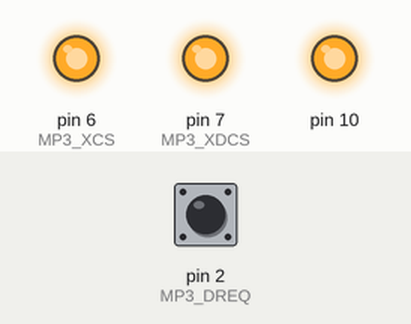
The sketch below on a simulated Arduino Uno, built with avr-gcc and run on an emulated ATmega328P. Parts: output pins drawn as LEDs (lit = HIGH). The test bench sets the inputs (shaded band); at power-on: pin 2 (MP3_DREQ) HIGH. Random numbers use the default seed unless the sketch sets one; pins used as bus, display or sensor lines are not drawn.

Above: at 0.2 s.
Timing chart, 0 to 1.7 s (numbered marks = the images above):
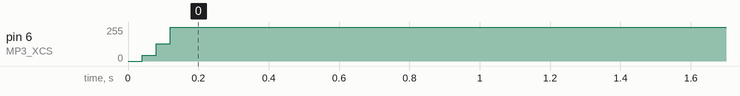

Measured:
- by itself, pin 6 (MP3_XCS): 45/255 → 255/255 at 0.08 s

The sketch:

DSP_Karplus_Sine.ino
```cpp
// VS1053b DSP code hack - Karplus strong with sine distortion shaper //

#include <SPI.h>

#define MP3_XCS   6
#define MP3_XDCS  7
#define MP3_DREQ  2
#define MP3_RST   8

//VS10xx SCI Registers
#define SCI_MODE        0x00
#define SCI_STATUS      0x01
#define SCI_BASS        0x02
#define SCI_CLOCKF      0x03
#define SCI_DECODE_TIME 0x04
#define SCI_AUDATA      0x05
#define SCI_WRAM        0x06
#define SCI_WRAMADDR    0x07
#define SCI_HDAT0       0x08
#define SCI_HDAT1       0x09
#define SCI_AIADDR      0x0A
#define SCI_VOL         0x0B
#define SCI_AICTRL0     0x0C
#define SCI_AICTRL1     0x0D
#define SCI_AICTRL2     0x0E
#define SCI_AICTRL3     0x0F

#define BPM 120


void setup() {

  pinMode(MP3_RST, OUTPUT);
  pinMode(MP3_DREQ, INPUT);
  pinMode(MP3_XCS, OUTPUT);
  pinMode(MP3_XDCS, OUTPUT);

  SPI.begin();

  SPI.setClockDivider(SPI_CLOCK_DIV16); // SPI speed 1MHz (16MHz / 16 = 1MHz)
  SPI.transfer(0xFF);

  digitalWrite(MP3_RST, HIGH);
  digitalWrite(MP3_XCS, HIGH);
  digitalWrite(MP3_XDCS, HIGH);

  load_code();

  WriteRegister(SCI_CLOCKF, 0x8BE8);    // set multiplier to 3.5x
  WriteRegister(SCI_VOL, 0x4F4F);       // left, right volume 0xFE-0x0
  WriteRegister(SCI_BASS, 0x0000);      // bass, treble control

  SPI.setClockDivider(SPI_CLOCK_DIV4);  // set SPI speed 4MHz (16MHz / 4 = 4MHz)

  WriteRegister(SCI_AUDATA, 0xAC44);    // set sample rate 44100 Hz
  WriteRegister(SCI_AIADDR, 0x50);      // plugin enable

}


void loop() {

  uint16_t tune = random(16, 512);
  uint16_t lowpass = random(1, 10);
  uint16_t shape = random(110, 2200);

  WriteRegister(SCI_AICTRL0, 1); // trigg on
  WriteRegister(SCI_AICTRL1, tune); // tune frequency
  WriteRegister(SCI_AICTRL2, lowpass); // low pass filter
  WriteRegister(SCI_AICTRL3, shape); // sine freq shaper

  delay(1);

  WriteRegister(SCI_AICTRL0, 0); // trigg off

  int tempo = 60000 / BPM;
  delay((tempo / 2) - 1);

}

void WriteRegister(char address, int data){

  while(!digitalRead(MP3_DREQ));
  digitalWrite(MP3_XCS, LOW);
  SPI.transfer(0x02);
  SPI.transfer(address);
  SPI.transfer((data >> 8) & 0xFF);
  SPI.transfer(data & 0xFF);
  while(!digitalRead(MP3_DREQ));
  digitalWrite(MP3_XCS, HIGH);

}

int ReadRegister(char address){

  while(!digitalRead(MP3_DREQ));
  digitalWrite(MP3_XCS, LOW);
  SPI.transfer(0x03);
  SPI.transfer(address);
  char response1 = SPI.transfer(0xFF);
  while(!digitalRead(MP3_DREQ));
  char response2 = SPI.transfer(0xFF);
  while(!digitalRead(MP3_DREQ));
  digitalWrite(MP3_XCS, HIGH);
  int resultvalue = response1 << 8;
  resultvalue |= response2;
  return resultvalue;

}

#define PLUGIN_SIZE 1207

const static word plugin[PLUGIN_SIZE] PROGMEM = {

  0x0007,0x0001, /*copy 1*/
	0x8050,
	0x0006,0x049e, /*copy 1182*/
	0x0030,0x0697,0x3700,0x0024,0x0000,0x0801,0xc010,0x0024,
	0x3f00,0x0024,0x2800,0x3c00,0x0006,0x2016,0x3613,0x0024,
	0x3e12,0x0024,0x3e05,0xb814,0x3615,0x0024,0x3e00,0xf844,
	0x2900,0x9b80,0x3e01,0x7806,0x4c86,0x0024,0x001f,0xffc1,
	0x1fff,0xffc0,0x2915,0x46c0,0xbdc2,0x0024,0x3493,0x184c,
	0x3e10,0x0024,0x3e10,0x4024,0x3e00,0x8024,0x3410,0x0024,
	0x3410,0x4024,0x3410,0x8024,0x3411,0x0024,0x3411,0x4024,
	0x2915,0xa580,0x3421,0x8024,0x418a,0x4004,0x428c,0x1bc2,
	0x36f0,0x4024,0x2915,0x9900,0x36f0,0x0024,0x0000,0x0806,
	0xb888,0x130c,0x2915,0xb780,0x0010,0x0005,0x3411,0x0024,
	0x3411,0x4024,0x2915,0xa940,0x3421,0x8024,0x36f1,0x5806,
	0x36f0,0xd804,0x3405,0x9014,0x36f3,0x0024,0x36f2,0x0024,
	0x2000,0x0000,0x0000,0x0024,0x3613,0x0024,0x3e12,0x0024,
	0x3e05,0xb814,0x3615,0x0024,0x3e00,0x3841,0x3e00,0xb850,
	0x0007,0x9250,0x3e14,0x7812,0xb880,0x930c,0x3800,0x0024,
	0x0030,0x00d0,0x3440,0x0024,0x2908,0x6400,0x3800,0x0024,
	0x003f,0xfcc1,0x0030,0x0050,0x3000,0x134c,0xb010,0x0024,
	0x38f0,0x0024,0x3430,0x8024,0x6284,0x0000,0x0010,0x0001,
	0x2800,0x3b85,0x0000,0x0024,0x002f,0xffc1,0xb010,0x0024,
	0x3800,0x0024,0x000b,0x4000,0x0006,0xc490,0x2908,0x7f80,
	0x3009,0x2000,0x0015,0xbd51,0x0030,0x0ad0,0x3800,0x0024,
	0x0000,0x01c0,0x2915,0x8300,0x0006,0xc050,0x0000,0x0300,
	0xb882,0x0024,0x2914,0xbec0,0x0006,0x6410,0x0001,0x0000,
	0x0030,0x0350,0x6284,0x2080,0x0000,0x0100,0x2800,0x2d05,
	0x3800,0x0024,0xf202,0x0000,0xc010,0x0024,0x3800,0x0024,
	0x0030,0x0390,0x3000,0x0024,0x6080,0x0024,0x0006,0x6552,
	0x2800,0x2f55,0x1fe0,0x0040,0x003f,0xffc0,0x3800,0x0024,
	0x1fe0,0x0040,0x0006,0x6410,0x3870,0x138c,0x3a00,0x00cc,
	0x0000,0x00c0,0x0030,0x03d2,0x3200,0x4024,0xb100,0x0024,
	0x002e,0xe001,0x3800,0x0024,0x3420,0x0024,0x6012,0x0024,
	0x0017,0x7001,0x2800,0x3a85,0x6012,0x0024,0x000b,0xb801,
	0x2800,0x3985,0x6010,0x0024,0x0000,0x01c0,0x2800,0x35d5,
	0x0030,0x1090,0x3800,0x0024,0x0000,0x0080,0x0030,0x0050,
	0x3000,0x4024,0xc100,0x0024,0x3800,0x0024,0x0000,0x0000,
	0x0006,0x9f90,0x3009,0x2000,0x0006,0x9f50,0xb880,0xa000,
	0x0006,0x9fd0,0x3009,0x2000,0x36f4,0x5812,0x36f0,0x9810,
	0x36f0,0x1801,0x3405,0x9014,0x36f3,0x0024,0x36f2,0x0024,
	0x2000,0x0000,0x0000,0x0024,0x0000,0x01c0,0x0030,0x1090,
	0x2800,0x35c0,0x3800,0x0024,0x0000,0x0140,0x0030,0x1090,
	0x2800,0x35c0,0x3800,0x0024,0x2800,0x2700,0xc010,0x0024,
	0x3613,0x0024,0x3e12,0x0024,0x3e05,0xb814,0x3675,0x0024,
	0x2912,0x1300,0x3623,0x0024,0x0007,0x9250,0xb880,0x0024,
	0x2912,0x1180,0x3800,0x0024,0x0018,0x0000,0x0000,0x0084,
	0x3613,0x0024,0x6890,0x3840,0x3e10,0x0024,0x002e,0xe000,
	0x2900,0x2080,0x3e00,0x0024,0x36e3,0x0024,0x2908,0xbe80,
	0x002e,0xe005,0x0000,0x0241,0x0030,0x0690,0x3000,0x0024,
	0xc010,0x0024,0xb882,0x2000,0x0000,0x0000,0x0006,0xa050,
	0x3009,0x2000,0x0000,0x0100,0x0006,0xa010,0x3009,0x2000,
	0x0004,0x0000,0x2915,0x7ac0,0x0000,0x0010,0x2912,0x1300,
	0x0000,0x0024,0x0030,0x0310,0x6890,0x0001,0x6106,0x0024,
	0x0000,0x0024,0x2800,0x5395,0x0000,0x0024,0x0000,0x0003,
	0x0000,0x8000,0x6300,0x184c,0x0010,0x0001,0x2800,0x4c98,
	0xb880,0x0024,0x0000,0x0000,0x0002,0x0385,0x6894,0x3840,
	0x3e10,0x4024,0x4112,0x3842,0xb884,0x3840,0x3e10,0x4024,
	0x2900,0x15c0,0x3e00,0x8024,0x4338,0x9a8c,0x4348,0x0024,
	0x4548,0x0024,0x6396,0x4110,0x3810,0x0024,0x3810,0x4024,
	0x2800,0x4700,0x38e0,0x8024,0x0030,0x0390,0x6894,0x3840,
	0x3e10,0x4024,0x3e00,0x8024,0x2915,0x4600,0x3000,0x0024,
	0x418a,0x4004,0x428c,0x1bc2,0x36f0,0x4024,0x2915,0xb780,
	0x36f0,0x0024,0x0003,0x84d0,0x3810,0x0024,0x0000,0x7fc0,
	0x3810,0x4024,0x38e0,0x8024,0x0030,0x0350,0x3000,0x4024,
	0x0003,0x8490,0xb100,0x0024,0x3800,0x0024,0x0030,0x03d0,
	0x3000,0x0024,0x0002,0x0010,0x3810,0x0024,0x003f,0xffc0,
	0x3810,0x0024,0x3800,0x0024,0x2912,0x0ec0,0x3613,0x0024,
	0xf400,0x4001,0x0000,0x0100,0x6106,0x0024,0x0000,0x0024,
	0x2800,0x4549,0x0000,0x0024,0x3423,0x184c,0xf400,0x4512,
	0xf400,0x4510,0x2912,0x1f80,0x34e3,0x0024,0x0000,0x0003,
	0x0000,0x0080,0x6300,0x108c,0x0000,0x0080,0x2800,0x76c1,
	0x3009,0x184c,0x0003,0x8450,0x0002,0x0151,0x3000,0x138c,
	0x6098,0x9bcc,0x4002,0x2004,0x4012,0x0024,0x0002,0x0380,
	0x4010,0x0024,0xf400,0x4013,0x3110,0x0024,0x3110,0x4024,
	0x31e0,0x8024,0x3b10,0x0024,0x3b10,0x4024,0x3be0,0x8024,
	0x3110,0x0024,0x3110,0x4024,0x31e0,0x8024,0x0003,0x8491,
	0x3100,0x0024,0x6400,0x0024,0x0003,0x8393,0x2800,0x5ed1,
	0x0002,0x02d1,0x0000,0x0000,0x3800,0x0024,0x0003,0x8450,
	0x3000,0x0024,0x4002,0x0024,0x4012,0x0024,0x0002,0x0380,
	0x4010,0x0024,0xf400,0x4010,0x3010,0x0024,0x3010,0x4024,
	0x30e0,0x8024,0xb880,0x2440,0x3910,0x4024,0x0010,0x0001,
	0xb884,0x2782,0x3311,0x0024,0x3311,0x4024,0x2915,0x9900,
	0x33e1,0x8024,0x0002,0x0150,0x3810,0x184c,0x3810,0x504c,
	0x38e0,0x8024,0x3310,0x0024,0x3310,0x4024,0x33e0,0x8024,
	0x3e10,0x0024,0x3e10,0x4024,0x3e10,0x8024,0x3310,0x0024,
	0x3310,0x4024,0x33e0,0x8024,0x3c04,0x0024,0x0002,0x0210,
	0x3e10,0x0024,0x3e10,0x4024,0x3e00,0x8024,0x3010,0x0024,
	0x3010,0x4024,0x30e0,0x8024,0x3111,0x0024,0x3111,0x4024,
	0x31e1,0x8024,0x2915,0xa940,0x34f4,0x0024,0x418a,0x4004,
	0x428c,0x1bc2,0x36f0,0x504c,0x2915,0xa580,0x36f0,0x0024,
	0x3c04,0x0024,0x0003,0x84d0,0x3011,0x0024,0x3011,0x4024,
	0x30e1,0x8024,0x2915,0x9900,0x34f4,0x0024,0x418a,0x4004,
	0x428c,0x1bc2,0x36f0,0x4024,0x2915,0xa580,0x36f0,0x0024,
	0x3b10,0x118c,0x3b10,0x584c,0x3be0,0x8024,0x0002,0x0213,
	0x3110,0x0024,0x3110,0x4024,0x31e0,0x8024,0x3110,0x0024,
	0x3110,0x4024,0x31e0,0x8024,0x3b10,0x0024,0x3b10,0x4024,
	0x3be0,0x8024,0x0002,0x0013,0x3110,0x0024,0x3110,0x4024,
	0x31e0,0x8024,0xf400,0x4511,0x2900,0x9100,0x0000,0x0082,
	0xf400,0x4500,0x4030,0x928c,0xf400,0x4011,0x2915,0xb380,
	0x3100,0x0024,0x3011,0x0024,0x3011,0x4024,0x2915,0x9900,
	0x30e1,0x8024,0x2915,0x9f40,0x0000,0x0024,0x6802,0x4490,
	0x3a20,0x004c,0x2800,0x5700,0x6396,0x2001,0x3e10,0x0024,
	0x290c,0x7300,0x3e15,0x138c,0x2800,0x4540,0x36e3,0x0024,
	0x3e12,0xb817,0x3e12,0x7808,0x3e11,0xb811,0x3e15,0x7810,
	0x3e18,0xb823,0x3e18,0x3821,0x3e10,0x3801,0x48b2,0x0024,
	0x3e10,0x3801,0x3e11,0x3802,0x3009,0x3814,0x0030,0x0717,
	0x3f05,0xc024,0x0030,0x0351,0x3100,0x0024,0x4080,0x0024,
	0x0030,0x10d1,0x2800,0x8305,0x0001,0x800a,0x0006,0x6514,
	0x3111,0x8024,0x6894,0x13c1,0x6618,0x0024,0xfe44,0x1000,
	0x4cb2,0x0406,0x3c10,0x0024,0x3c50,0x4024,0x34f0,0x4024,
	0x661c,0x1040,0xfe64,0x0024,0x4cb2,0x0024,0x3cf0,0x4024,
	0xbc82,0x3080,0x0030,0x0351,0x3100,0x8024,0xfea8,0x0024,
	0x5ca2,0x0024,0x0000,0x0182,0xac22,0x0024,0xf7c8,0x0024,
	0x48b2,0x0024,0xac22,0x0024,0x2800,0x8680,0xf7cc,0x1002,
	0x0030,0x0394,0x3400,0x4024,0x3100,0x184c,0x0006,0xc051,
	0x291e,0x8080,0x0006,0x6410,0x4088,0x1001,0x0030,0x1111,
	0x3100,0x184c,0x0006,0xc051,0x291e,0x8080,0x0006,0x6550,
	0x0006,0x6694,0x408c,0x1002,0xf224,0x0024,0x0006,0xa017,
	0x2800,0x8a95,0x0000,0x0024,0x2800,0x8b81,0x0006,0x6410,
	0x3050,0x0024,0x3000,0x4024,0x6014,0x0024,0x0000,0x0024,
	0x2800,0x89d9,0x0000,0x0024,0xf400,0x4040,0x38b0,0x0024,
	0x2800,0x8b80,0x3800,0x0024,0x2800,0x8b41,0x0000,0x0024,
	0xf400,0x4106,0xf400,0x4184,0x0030,0x06d5,0x3d05,0x5bd4,
	0xf400,0x4115,0x36f1,0x1802,0x36f0,0x1801,0x2210,0x0000,
	0x36f0,0x1801,0x36f8,0x1821,0x36f8,0x9823,0x0006,0x9f57,
	0x0020,0xffd0,0x3009,0x1c11,0x3985,0x4024,0x3981,0x8024,
	0x3009,0x3c11,0x36f5,0x5810,0x36f1,0x9811,0x36f2,0x5808,
	0x3602,0x8024,0x0030,0x0717,0x2100,0x0000,0x3f05,0xdbd7,
	0x3e12,0xb814,0x0000,0x800a,0x3e10,0x3801,0x3e10,0xf804,
	0x3e11,0x7806,0x3e11,0xf810,0x3e14,0xb80d,0x3e13,0xf80e,
	0x6822,0x0cc6,0x0000,0x01c1,0x2800,0x9918,0x4290,0x0c44,
	0xb78e,0x0fc5,0xaf1e,0x400e,0x0000,0x1fc0,0x0010,0x4001,
	0x0020,0x1fd4,0x2400,0x98ce,0x3e00,0x3801,0xb50a,0x9801,
	0x4512,0x0024,0xd494,0x4055,0xbc82,0x9603,0xfea6,0x9403,
	0x56c2,0x0f8c,0x4cb2,0x0c42,0xfea2,0x0c42,0x48b2,0x0403,
	0xfea6,0x0024,0x4cb2,0x0024,0xf7c2,0x1800,0x4efa,0x2481,
	0x3b11,0x1bcc,0x3bf1,0x4024,0x36f3,0xd80e,0x36f4,0x980d,
	0x36f1,0xd810,0x36f1,0x5806,0x36f0,0xd804,0x36f0,0x1801,
	0x2000,0x0000,0x36f2,0x9814,0x3613,0x0024,0x3e10,0xb803,
	0x3e12,0xb810,0x0000,0x800a,0x0003,0x85d0,0x3010,0x3844,
	0x0001,0x6c04,0xffc0,0x03c1,0x48b6,0x3806,0x4886,0x40c2,
	0xffc2,0xb845,0x0010,0x69c4,0x5986,0x3807,0x53c6,0x0024,
	0x4dd6,0x0024,0x48b2,0x40c2,0x4cc2,0x4843,0x4cde,0x0024,
	0x003c,0xc745,0xffde,0x0024,0x48b6,0x0024,0xffdc,0x0024,
	0x42b2,0x0042,0x46c2,0x03c3,0x6dc2,0x0024,0xfe98,0x0024,
	0x48b6,0x0024,0x0002,0xc501,0xfef2,0x0024,0x7886,0x0024,
	0x42ba,0x0024,0xfee2,0x0024,0x6eba,0x0024,0x458a,0x0024,
	0x4e8a,0x0024,0x001f,0xffc1,0x2800,0xa559,0x4890,0x1bc7,
	0x4eca,0x0024,0xbec3,0x6665,0x3810,0x1bcc,0x3800,0x5bc4,
	0x36f2,0x9810,0x2000,0x0000,0x36f0,0x9803,0x0003,0x85d7,
	0x3f10,0x0024,0x2000,0x0000,0x3f00,0x4024,
	0x0007,0x0001, /*copy 1*/
	0x0e11,
	0x0006,0x0008, /*copy 8*/
	0x0000,0x0200,0x0000,0x0000,0x8000,0x0000,0xbce3,0x16a5,
	0x0007,0x0001, /*copy 1*/
	0x8023,
	0x0006,0x0002, /*copy 2*/
	0x2a00,0x780e,

};

void load_code(void){

  int i = 0;
  while (i< PLUGIN_SIZE) {
    word addr, n, val;
    addr = pgm_read_word (&(plugin[i++]));
    n = pgm_read_word (&(plugin[i++]));
    if (n & 0x8000U) {
      n &= 0x7FFF;
      val = pgm_read_word (&(plugin[i++]));
      while (n--) {
        WriteRegister(addr , val);
      }
    }
    else {
      while (n--) {
        val = pgm_read_word (&(plugin[i++]));
        WriteRegister(addr , val);
      }
    }
  }
  return;

}
```
